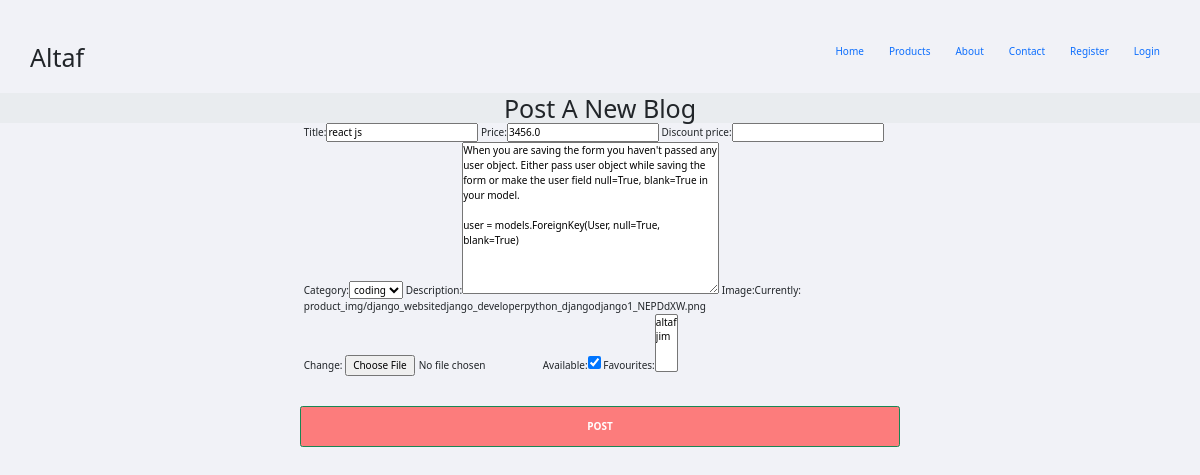
Screenshot of /update/1 with the database file from the repository.
### products/models.py (models this page shows, shortened)
class Product(models.Model):
    title = models.CharField(max_length=100)
    price = models.FloatField()
    discount_price = models.FloatField(blank=True, null=True)
    category = models.ForeignKey(Category,
                                 related_name='products',
                                 on_delete=models.CASCADE)
    description = models.TextField(blank=True, null=True)
    image = models.ImageField(upload_to='product_img',default='/static/images/cover.jpg')
    available = models.BooleanField(default=True)
    created_at = models.DateTimeField(auto_now_add=True)
    updated_at = models.DateTimeField(auto_now=True)
    favourites = models.ManyToManyField(
        User, related_name='favourite', default=None, blank=True)

### products/views.py (the view)
# urls.py: path('update/<int:pk>', UpdateProductView.as_view(), name='update_product'),
class UpdateProductView(UpdateView):
    model = Product
    fields= '__all__'
    context_object_name = 'product_details'
    template_name ='products/productupdate.html'
    success_url = reverse_lazy("products:allproduct")

### products/models.py (called while the page is built)
    def __str__(self):
        return self.name

### templates/products/productupdate.html (shortened to what this page needs)
{% extends 'base.html' %}
{% block content %}
{% include 'products/navbar.html' %}
    <h1  style="text-align: center; background-color: rgb(233, 236, 239);">Post A New Blog</h1>
    <form method="post">
        <div class="row">
            <div class="col-md-6 offset-md-3">
            {{ form }}
            </div>
        </div>
        <input class="btn btn-success col-md-6 offset-md-3" type="submit" value="Post">
    </form>
{% endblock%}

### static/css/base.css (style rules this page uses)
:root { --white: #fff; --black: #222; --pink: #f60091; --grey: #444; --grey2: #959595; --grey-alt: #d1e2e9; --yellow: #ffd800; --green: #59b210; }
*, *::before, *::after { margin: 0; padding: 0; box-sizing: inherit; }
html { scroll-behavior: smooth; box-sizing: border-box; font-size: 62.5%; }
h1, h2, h3, h4, p { font-weight: 500; margin: 0; }
a { color: inherit; text-decoration: none; }
.btn { display: inline-block; background-color: #fc7c7c; padding: 1.2rem 4rem; color: #fff; font-weight: 600; text-transform: uppercase; margin-top: 3rem; }
form { position: relative; z-index: 1; }

### static/css/products.css (style rules this page uses)
body { margin-top:20px; background:#f1f2f7; }

### rows the page displays
Product: title "react js", price "3456.0", category "coding", description "When you are saving the form you haven't passed any user object. Either pass user object while saving the form or make the user field null=True, blank=True in your model. user = models.ForeignKey(User, null=True, blank=True)", available "☑"
